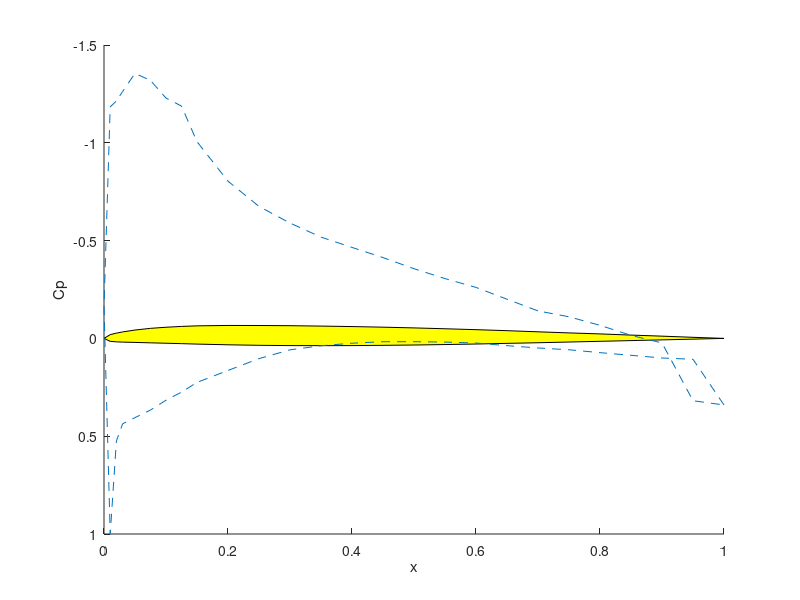

The MATLAB script that drew this image:
clear
clc
close all


chord = 1; % chord
Umag = 100.0; % magnitude of the incident velocity
alpha = 4; % angle of attack in degrees


coor = load('v23010.dat');

NumPan=length(coor)-1;
for i=1:NumPan
    point1(i,1) = coor(i,1);
    point1(i,2) = coor(i,2);
    point2(i,1) = coor(i+1,1);
    point2(i,2) = coor(i+1,2);
end

for i=1:NumPan
    dx = point2(i,1)-point1(i,1);
    dy = point2(i,2)-point1(i,2);
    dl(i) = sqrt( (point2(i,1)-point1(i,1))^2 + (point2(i,2)-point1(i,2))^2);
    th(i) = atan2(dy,dx);
    tnx(i) = cos(th(i));
    tny(i) = sin(th(i));
    vnx(i) = -tny(i);
    vny(i) = tnx(i);
end

for i=1:NumPan
    midp(i,1) = 0.5*(point1(i,1)+point2(i,1));
    midp(i,2) = 0.5*(point1(i,2)+point2(i,2));
end

for i=1:NumPan
    
    for j=1:NumPan
        
        xt = midp(i,1) - point1(j,1);
        yt = midp(i,2) - point1(j,2);
        x = xt*tnx(j) + yt*tny(j);
        y = -xt*tny(j) + yt*tnx(j);
        x1 = 0.0; y1 = 0.0;
        x2t = point2(j,1) - point1(j,1);
        y2t = point2(j,2) - point1(j,2);
        x2 = x2t*tnx(j) + y2t*tny(j);
        r1 = sqrt(x^2+y^2);
        r2 = sqrt((x-x2)*(x-x2)+y^2);
        th1 = atan2(y,x);
        th2 = atan2(y,x-x2);
        if(i==j) % self-induced velocity
            ax1 = 0.5*(x/x2-1.0);
            ay1 = 1.0/(2*pi);
            ax2 =-0.5*x/x2;
            ay2 =-1.0/(2*pi);
        else
            dth = th2-th1;
            rrt = r2/r1;
            rrtl = log(rrt);
            fcc = 1/(2*pi*x2);
            ax1 = fcc*( y*rrtl + (x-x2)*dth );
            ay1 = fcc*((x-x2)*rrtl - y*dth + x2);
            ax2 = -fcc*(y*rrtl + x*dth );
            ay2 = -fcc*(x*rrtl - y*dth + x2);
        end
        
        ux1 = ax1*tnx(j) - ay1*tny(j);
        uy1 = ax1*tny(j) + ay1*tnx(j);
        ux2 = ax2*tnx(j) - ay2*tny(j);
        uy2 = ax2*tny(j) + ay2*tnx(j);
        
        if(j==1)
            a(i,1)= ux1*vnx(i) + uy1*vny(i);
            holda = ux2*vnx(i) + uy2*vny(i);
        elseif(j==NumPan)
            a(i,NumPan) = ux1*vnx(i) + uy1*vny(i) + holda;
            a(i,NumPan+1) = ux2*vnx(i) + uy2*vny(i);
        else
            a(i,j)= ux1*vnx(i) + uy1*vny(i) + holda;
            holda = ux2*vnx(i) + uy2*vny(i);
        end
        
        if(j==1)
            b(i,1)= ux1*tnx(i) + uy1*tny(i);
            holdb = ux2*tnx(i) + uy2*tny(i);
        elseif(j==NumPan)
            b(i,NumPan) = ux1*tnx(i) + uy1*tny(i) + holdb;
            b(i,NumPan+1) = ux2*tnx(i) + uy2*tny(i);
        else
            b(i,j)= ux1*tnx(i) + uy1*tny(i) + holdb;
            holdb = ux2*tnx(i) + uy2*tny(i);
        end
    end
end

a(NumPan+1,1) = 1.0;%the Kutta condition
a(NumPan+1,NumPan+1) = 1.0;%the Kutta condition
alfa = alpha*pi/180.0;
coalf = cos(alfa); sialf = sin(alfa);
Ux = Umag*coalf; Uy = Umag*sialf;
for i=1:NumPan
    rhs(i) = -Ux*vnx(i)-Uy*vny(i);
end
rhs(NumPan+1)=0.0;

gamma = rhs/a';

circ = 0.0; % circulation
circgam = 0.0; % circulation in terms of gamma
for i=1:NumPan
    tnvel = Ux*tnx(i)+Uy*tny(i); % tangential velocity
    for j=1:NumPan+1
        tnvel = tnvel + b(i,j)*gamma(j);
    end
    circ = circ - tnvel*dl(i); % circulation
    circgam = circgam +0.5*(gamma(i)+gamma(i+1))*dl(i); % circulation
    cp(i) = 1.0-tnvel*tnvel/(Umag*Umag); % pressure coefficient
end
cp(NumPan+1)=cp(1);

hold on
patch(coor(:,1),-coor(:,2),'y')
plot(coor(:,1),cp,'--')
axis ij
xlabel('x')
ylabel('Cp')


cy = 0.0;
cx = 0.0;

for i=1:NumPan
    
    cy = cy-cp(i)*dl(i)*vny(i);
    cx = cx-cp(i)*dl(i)*vnx(i);
    
    
end


cy = cy/chord;
cx = cx/chord;

cd =  cx*coalf+cy*sialf; %drag coefficient in wind axis
cl = -cx*sialf+cy*coalf; %lift coefficient in wind axis

fprintf('CL= %f \n',cl)
fprintf('CD= %f \n',cd)

